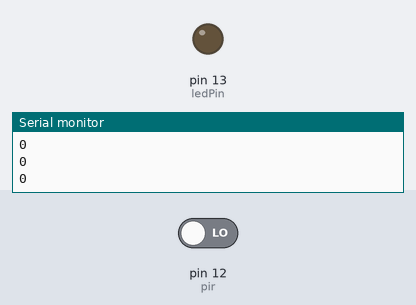
The sketch below on a simulated Arduino Uno, built with avr-gcc and run on an emulated ATmega328P. Parts: output pins drawn as LEDs (lit = HIGH), the last lines printed to the serial monitor. The inputs (shaded band) are chosen by the test bench; at power-on: pin 12 (pir) LOW.

Above: at 1.2 s.
1.3 s: pin 12 (pir) driven HIGH
At 2.6 s:
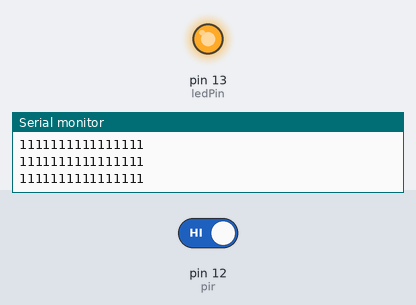
2.9 s: pin 12 (pir) driven LOW
At 3.9 s:
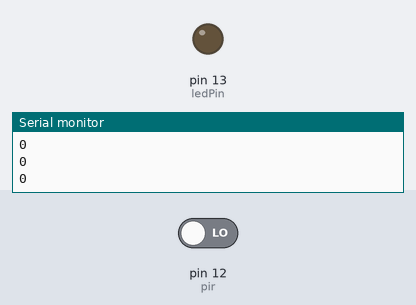
Timing chart, 0 to 5.9 s (numbered marks = the images above; inputs shaded):
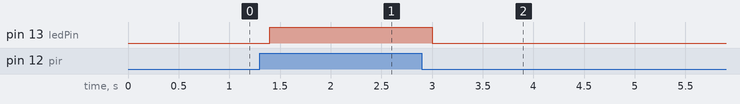

Measured:
- after the input at 1.3 s, pin 13 (ledPin): LOW → HIGH after 0.10 s
- after the input at 2.9 s, pin 13 (ledPin): HIGH → LOW after 0.10 s

The sketch:

testPIR.ino
```cpp
const int pir = 12;
const int ledPin =  13;

int pirState = 0;

void setup() {
  Serial.begin(115200);
  Serial.println("Micro Project Thailand ~^.^~ ");
  pinMode(ledPin, OUTPUT);
  pinMode(pir, INPUT);
}

void loop() {
  pirState = digitalRead(pir);


  if (pirState == HIGH) {
    digitalWrite(ledPin, HIGH);
    Serial.println("1111111111111111");
  }

  else if (pirState == LOW) {
    digitalWrite(ledPin, LOW);
    Serial.println("0");

  }
delay(200);
}
```
